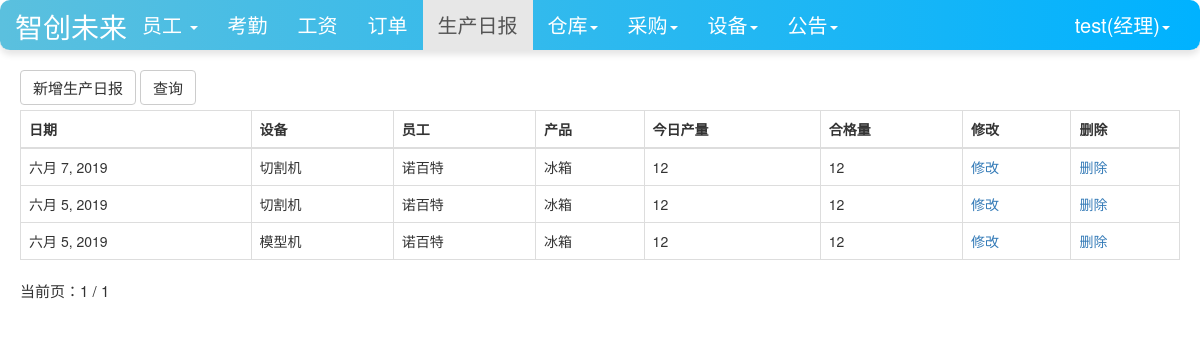
The app's page /warehouse/product_diary/ (signed in) with its own data.
### user/models.py (models this page shows, shortened)
class Profile(models.Model):
    user = models.OneToOneField(User, on_delete=models.CASCADE)
    staff_gender = models.CharField(max_length=10, choices=(('male', '男'), ('female', '女')), default='male',
                                    verbose_name='性别')
    staff_age = models.PositiveIntegerField(verbose_name="年龄")
    staff_home = models.CharField(max_length=100, verbose_name="籍贯")
    staff_nationality = models.CharField(max_length=20, verbose_name="民族")  # 民族
    staff_tel = models.BigIntegerField(verbose_name="电话")
    start_time = models.DateField(auto_now_add=True, verbose_name="入职时间")  # 入职时间
    id_card = models.CharField(max_length=20,verbose_name="身份证")  # 身份证号
    staff_type = models.CharField(max_length=100,verbose_name="职位", null=True)  # 职位
    salary_pre_hour = models.IntegerField(verbose_name="时薪")  # 时薪
    avatar = models.ImageField(verbose_name="头像", upload_to='avatars/', null=True)  # 头像字段
    class Meta:
        ordering = ['-start_time']

### warehouse/models.py (models this page shows)
class ProduceDiary(models.Model):  # 生产日记
    current_time = models.DateField(auto_now_add=True, verbose_name="日期")
    facility_id = models.ForeignKey(Facility, verbose_name="设备", on_delete=models.DO_NOTHING)
    staff_name = models.ForeignKey(User, verbose_name="员工", on_delete=models.DO_NOTHING)
    product_name = models.ForeignKey(Product, verbose_name="产品", on_delete=models.DO_NOTHING)
    today_done_num = models.IntegerField(default=0, verbose_name="今日产量")
    qualified_num = models.IntegerField(default=0, verbose_name="合格量")
    class Meta:
        ordering = ['-current_time']

class Product(models.Model):
    product_name = models.CharField(max_length=100)
    def __str__(self):
        return self.product_name

### facility/models.py (models this page shows)
class Facility(models.Model):  # 设备
    version = models.CharField(max_length=100, verbose_name="型号")
    facility_name = models.CharField(max_length=100, verbose_name="名称")
    price = models.BigIntegerField(verbose_name="价格")
    buyer = models.ForeignKey(User, on_delete=models.DO_NOTHING, verbose_name="购买人")
    buy_time = models.DateField(auto_now_add=True, verbose_name="购买时间")
    def __str__(self):
        return self.facility_name

### warehouse/views.py (the view)
# urls.py: path('product_diary/', views.product_diary, name='product_diary'),
def product_diary(request):
    items = ProduceDiary.objects.all()
    context = {}
    paginator = Paginator(items, 10)  # 每页显示10个对象
    page_number = request.GET.get('page')
    if page_number == None:
        page_number = 1
    page_number = int(page_number)
    total_pages = paginator.num_pages
    print("page_number:", page_number)
    page_info = {}
    page_info["number"] = page_number
    page_info["paginator"] = {}
    page_info["paginator"]['num_pages'] = total_pages
    print("total_pages", total_pages)
    if total_pages > page_number:
        page_info['has_next'] = True
        page_info['next_page_number'] = page_number + 1
    if page_number > 1:
        page_info['has_previous'] = True
        page_info['previous_page_number'] = page_number - 1
    item = paginator.get_page(page_number)
    context['page_obj'] = page_info
    context['product_diaries'] = item
    return render(request, 'product_diary.html', context)

### user/models.py (called while the page is built)
def get_staff_type(self):
    if Profile.objects.filter(user=self).exists():
        profile = Profile.objects.get(user=self)
        return profile.staff_type
    else:
        return ''

### warehouse/templates/product_diary.html (shortened to what this page needs)
{% extends 'base.html' %}
{% block nav_producediary_active %}active{% endblock %}
{% block content %}
    <div class="container">
        <div class="row">
            <div class="col-lg-12">
                {% if user.is_authenticated %}
                <div class="row col-lg-12 my-spacing5">
                   <a  class="btn btn-default" href="{% url 'product_diary_append' %}">新增生产日报</a>
                    <a  class="btn btn-default" href="{% url 'product_diary_select' %}">查询</a>
                    </div>
                <table class="table table-bordered table-hover my-spacing2">
                  <thead>
                    <tr>
                      <th scope="col">日期</th>
                      <th scope="col">设备</th>
                      <th scope="col">员工</th>
                      <th scope="col">产品</th>
                      <th scope="col">今日产量</th>
                       <th scope="col">合格量</th>
                           <th scope="col">修改</th>
                      <th scope="col">删除</th>
                    </tr>
                  </thead>
                  <tbody>
                  {%for product_diary in product_diaries%}
                    <tr>
                      <td>{{product_diary.current_time}}</td>
                        <td>{{product_diary.facility_id}}</td>
                      <td>{{product_diary.staff_name}}</td>
                      <td>{{product_diary.product_name}}</td>
                      <td>{{product_diary.today_done_num}}</td>
                      <td>{{product_diary.qualified_num}}</td>
                         <td><a href="{% url 'product_diary_modify' product_diary.pk%}">修改</a></li></td>
                      <td><a href="{% url 'product_diary_delete' product_diary.pk%}">删除</a></li></td>
                    </tr>
                  {% endfor %}
                  </tbody>
                </table>
                {% else %}
                    <span>未登录，跳转到首页...</span>
                    <script type="text/javascript">
                        window.location.href = '/';
                    </script>
                {% endif %}
            </div>
        </div>
         {% include 'pagination.html' %}
    </div>
{% endblock %}

### templates/base.html (shortened to what this page needs)
{% load staticfiles %}
<!doctype html>
<html lang="en">
<head>
    <link rel="stylesheet" href="{% static 'base.css' %}">
     <link rel="stylesheet" href="{% static 'home.css' %}">
    <link rel="stylesheet" href="{% static 'bootstrap-3.3.7/css/bootstrap.min.css' %}">
</head>
<body>
    <nav class="navbar navbar-default navbar-fixed-top">
      <div class="container-fluid">
        <div class="navbar-header"  >
          <a class="navbar-brand-container d-flex justify-content-center"  color=white" href="{% url 'home' %}">智创未来</a>
        </div>
          {% if  user.is_authenticated %}
        <div class="collapse navbar-collapse" id="bs-example-navbar-collapse-1">
          <ul class="nav navbar-nav">
              {% if user.get_staff_type == '经理' %}
              <li class="{% block nav_staff_active %}{% endblock %}">
                  <li class="dropdown">
                      <a href="#" class="dropdown-toggle" data-toggle="dropdown" role="button" aria-haspopup="true" aria-expanded="false">
                          员工
                          <b class="caret"></b>
                      </a>
                    </li>
                  </li>
              <li class="{% block nav_attendence_active %}{% endblock %}"><a href="{% url 'attendence_lists'%}">考勤</a></li>
              <li class="{% block nav_salary_active %}{% endblock %}"><a href="{% url 'salary_lists'%}">工资</a></li>
              <li class="{% block nav_order_active %}{% endblock %}"><a href="{% url 'order_list' %}">订单</a></li>
              <li class="{% block nav_producediary_active %}{% endblock %}"><a href="{% url 'product_diary' %}">生产日报</a></li>
              <li class="{% block nav_warehousediary_active %}{% endblock %}">
              <li class="dropdown">
                <a href="#" class="dropdown-toggle" data-toggle="dropdown" role="button" aria-haspopup="true" aria-expanded="false">仓库<span class="caret"></span></a>
              </li>
                  </li>
                  <li class="{% block nav_purchase_active %}{% endblock %}">
                    <li class="dropdown">
                      <a href="#" class="dropdown-toggle" data-toggle="dropdown" role="button" aria-haspopup="true" aria-expanded="false">采购<span class="caret"></span></a>
                    </li>
                  </li>
                  <li class="{% block nav_facility_active %}{% endblock %}">
                    <li class="dropdown">
                      <a href="#" class="dropdown-toggle" data-toggle="dropdown" role="button" aria-haspopup="true" aria-expanded="false">设备<span class="caret"></span></a>
                    </li>
                  </li>
              <li class="{% block nav_notice_active %}{% endblock %}">
                    <li class="dropdown">
                      <a href="#" class="dropdown-toggle" data-toggle="dropdown" role="button" aria-haspopup="true" aria-expanded="false">公告<span class="caret"></span></a>
                    </li>
                  </li>
              {%endif%}
          </ul>
        <ul class="nav navbar-nav navbar-right">
            <li class="dropdown">
              <a href="#" class="dropdown-toggle" data-toggle="dropdown" role="button" aria-haspopup="true" aria-expanded="false">
                  {{user.username}}({{user.get_staff_type}})<span class="caret"></span></a>
            </li>
        </ul>
    </div>
          {% else %}
           <ul class="nav navbar-nav navbar-right">
                <li><a href="{% url 'login' %}?from={{ request.get_full_path }}">登录</a></li>
           </ul>
          {% endif %}
      </div>
    </nav>
    {% block content%} {% endblock %}
</body>
</html>

### templates/pagination.html (shortened to what this page needs)
<div class="row">
        <div class="col-lg-12">
        <div class="pagination" style="font-size=10px">
          <span class="step-links">
              <span class="current">
              当前页：{{ page_obj.number }}  / {{ page_obj.paginator.num_pages }}
              </span>
          </span>
        </div>
        </div>
</div>

### static/home.css (style rules this page uses)
* { margin: 0; padding: 0; }
body { margin-top: 70px!important; }
ul { list-style-type: none!important; }
ul.navbar-right { margin-right: 0; }
div.navbar-header { font-size: 200%; padding-top: 0.2em; }

### templates/base.html (style rules this page uses)
.navbar-default { background-color: #007bff; color: white; }
.navbar-default .navbar-nav { text-align: center; }
.navbar-default .navbar-nav>li>a { color: white; font-size: 20px; text-align: center; }
.navbar-default { background-color: #007bff; color: white; border-radius: 10px; box-shadow: 0 4px 6px rgba(0, 0, 0, 0.1); }
.navbar-header { text-align: center; }
.navbar-default .navbar-nav>li>a { color: white; }
.navbar-default { background: linear-gradient(to right, #5bc0de, #00b2ff); color: white; }
.navbar-default .navbar-nav>li>a { color: white; text-align: center; }
.collapse { text-align: center; }
.navbar-brand-container { color:white; }
.row { margin-bottom: 1; }
.container { padding-left: 15px; padding-right: 15px; margin-bottom: 5px; --> }
.row > [class^="col-"] { padding-left: 5px; padding-right: 5px; }
.my-spacing5 { margin-bottom: 5px; }
.my-spacing5 > a { font-size:15px; }
.my-spacing2 { margin-bottom: 0px; }
.pagination { font-size: 15px; }

### records on screen
ProduceDiary: current_time "六月 7, 2019", facility_id "切割机", staff_name "诺百特", product_name "冰箱", today_done_num "12", qualified_num "12"
ProduceDiary: current_time "六月 5, 2019", facility_id "切割机", staff_name "诺百特", product_name "冰箱", today_done_num "12", qualified_num "12"
ProduceDiary: current_time "六月 5, 2019", facility_id "模型机", staff_name "诺百特", product_name "冰箱", today_done_num "12", qualified_num "12"

### other values on screen
{{ user.username }} "test"
{{ user.get_staff_type }} "经理"
{{ page_obj.number }} "1"
{{ page_obj.paginator.num_pages }} "1"
